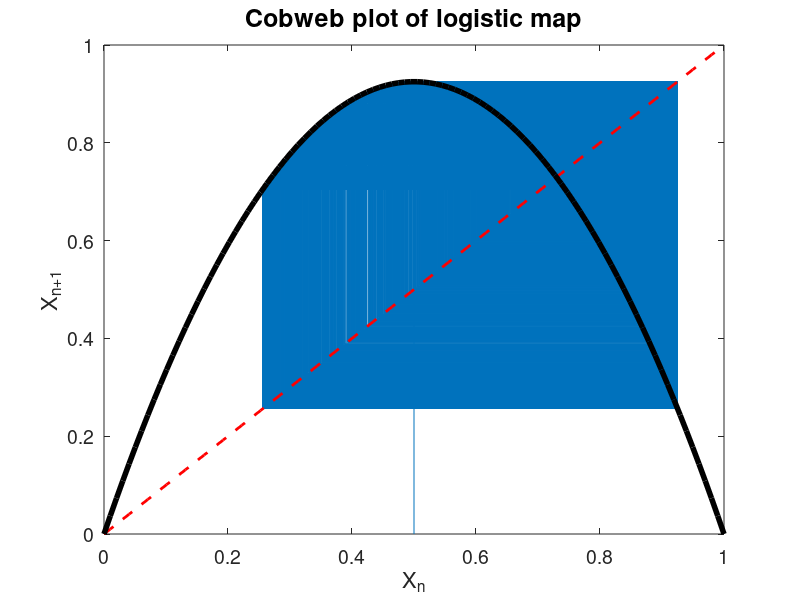
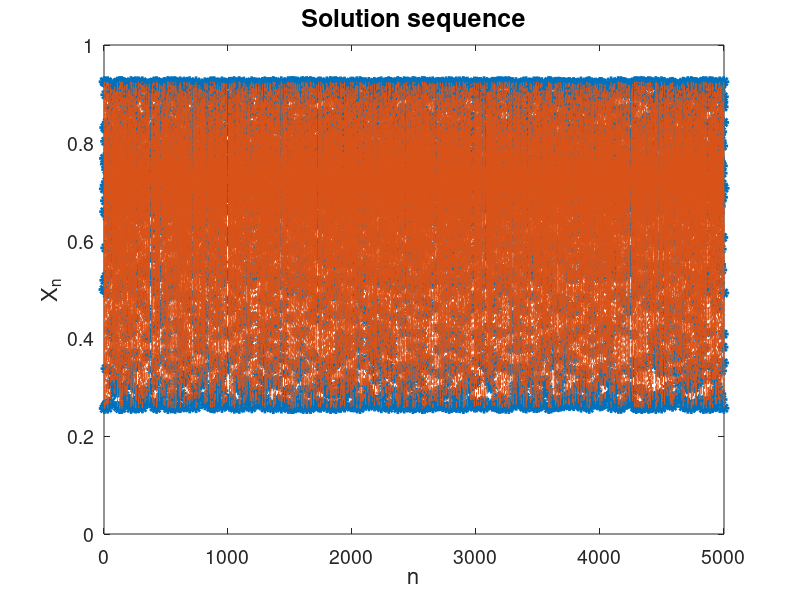

Recreate these plots in MATLAB, in order.
%log_cobweb.m
%This is a script to iterate the logistic map for various parameter values
%You should only need to edit the first block of code

%This controls how many iterations you compute
N = 5000;
%this is the inital value of the model
x0 = 0.5;
%And the parameter
r = 3.7;

%SHOULD NOT NEED TO EDIT ANYTHING AFTER THIS

mapping = @(x) r.*x.*(1-x); %Logistic map defined as inline funct.

%getting ready to run simulations
y = [x0;x0];
z = linspace(0,1,100);
fz = mapping(z);
x = x0;
xz = [x];

%We now run forward in time until 'N'
for j = 1:N
    
    %Apply the map to our variable
    f = mapping(x);
    %Get ready for next step
    x = f;
    %add the value to 'xz' for plot #2
    xz = [xz;x];
    %Add the value to 'y' for plot #1
    y = [y;x;x];
    
end

%Here we plot the function, the line x=y, and our cobweb
figure(1)
plot(y(1:2*N+1),[0;y(3:2*N+2)],z,z,'r--', 'LineWidth',2)
hold on
plot(z,fz,'k','LineWidth',4)
hold off
set(gca,'FontSize',14)
set(gca,'YTick',[0,0.2,0.4,0.6,0.8,1])
title('Cobweb plot of logistic map','FontSize',18)
xlabel('X_n','Fontsize',16)
ylabel('X_{n+1}','Fontsize',16)

%Here we will plot the time sequence of our solution
figure(2)
plot(xz,'*','MarkerSize',8,'LineWidth',2)
hold on
plot(xz,'-.','LineWidth',0.5)
hold off
set(gca,'FontSize',14)
set(gca,'YTick',[0,0.2,0.4,0.6,0.8,1])
title('Solution sequence','FontSize',18)
xlabel('n','Fontsize',16)
ylabel('X_n','Fontsize',16)
ylim([0 1])
xlim([0 N+1])